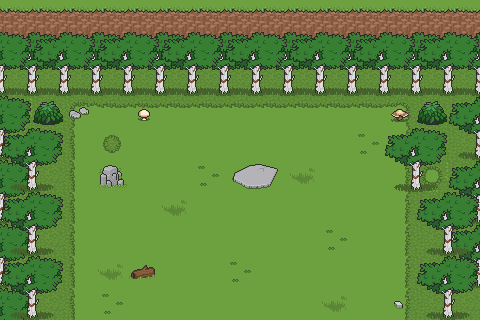

Below is a game level as drawn by its tile map, then a one-line description and the .tmx file that defines it, in full:
An orthogonal 15x10 tile map with 32x32 px tiles, 4 tile layers (floor, cliff, decor1, decor2) and 7 objects (3x box, item, playerStart, chordStart, milestone).

<map version="1.10" tiledversion="1.11.0" orientation="orthogonal" renderorder="right-down" width="15" height="10" tilewidth="32" tileheight="32" infinite="0" nextlayerid="6" nextobjectid="15">
 <editorsettings>
  <export target="../../stage_01/stage_01_10.json" format="json" />
 </editorsettings>
 <tileset firstgid="1" name="Forest-Prairie Tileset v1" tilewidth="32" tileheight="32" tilecount="567" columns="21">
  <image source="../../Forest-Prairie Tileset v1.png" width="672" height="864" />
  <tile id="80">
   <properties>
    <property name="collides" type="bool" value="true" />
   </properties>
  </tile>
  <tile id="87">
   <properties>
    <property name="collides" type="bool" value="true" />
   </properties>
  </tile>
 </tileset>
 <layer id="1" name="floor" width="15" height="10">
  <data encoding="csv">
88,88,88,88,88,88,88,88,88,88,88,88,88,88,88,
88,88,88,88,88,88,88,88,88,88,88,88,88,88,88,
88,88,88,88,88,88,88,88,88,88,88,88,88,88,88,
81,88,69,70,70,70,70,70,70,70,70,70,71,88,88,
88,88,90,103,91,91,91,91,91,91,91,304,92,88,88,
88,88,90,91,91,91,304,91,91,302,91,91,92,81,88,
88,88,90,91,91,302,91,91,91,91,91,91,92,88,88,
88,88,90,91,91,91,91,91,91,91,304,91,92,88,88,
88,88,90,302,91,91,91,304,91,91,91,91,92,88,88,
88,88,90,304,91,91,91,91,91,91,302,91,92,88,88
</data>
 </layer>
 <layer id="2" name="cliff" width="15" height="10">
  <data encoding="csv">
239,239,239,239,239,239,239,239,239,239,239,239,239,239,239,
281,281,281,281,281,281,281,281,281,281,281,281,281,281,281,
0,0,0,0,0,0,0,0,0,0,0,0,0,0,0,
0,0,0,0,0,0,0,0,0,0,0,0,0,0,0,
0,0,0,0,0,0,0,0,0,0,0,0,0,0,0,
0,0,0,0,0,0,0,0,0,0,0,0,0,0,0,
0,0,0,0,0,0,0,0,0,0,0,0,0,0,0,
0,0,0,0,0,0,0,0,0,0,0,0,0,0,0,
0,0,0,0,0,0,0,0,0,0,0,0,0,0,0,
0,0,0,0,0,0,0,0,0,0,0,0,0,0,0
</data>
 </layer>
 <layer id="3" name="decor1" width="15" height="10">
  <data encoding="csv">
0,0,0,0,0,0,0,0,0,0,0,0,0,0,0,
373,374,373,374,373,374,373,374,373,374,373,374,373,374,373,
394,395,394,395,394,395,394,395,394,395,394,395,394,395,394,
374,414,0,0,412,0,0,0,0,0,0,0,413,414,373,
395,0,0,0,0,0,0,0,0,0,0,0,0,0,394,
374,0,0,0,0,0,0,450,451,0,0,0,0,0,373,
395,0,0,0,0,0,0,0,0,0,0,0,0,0,394,
374,0,0,0,0,0,0,0,0,0,0,0,0,0,373,
395,0,0,0,0,0,0,0,0,0,0,0,0,0,394,
374,0,0,0,0,0,0,0,0,0,0,0,0,0,0
</data>
 </layer>
 <layer id="4" name="decor2" width="15" height="10">
  <data encoding="csv">
0,0,0,0,0,0,0,0,0,0,0,0,0,0,0,
374,373,374,373,374,373,374,373,374,373,374,373,374,373,374,
395,394,395,394,395,394,395,394,395,394,395,394,395,394,395,
0,0,473,0,0,0,0,0,0,0,0,0,0,0,0,
373,374,0,0,0,0,0,0,0,0,0,0,373,374,0,
394,395,0,449,0,0,0,0,0,0,0,0,394,395,0,
373,374,0,0,0,0,0,0,0,0,0,0,0,373,374,
394,395,0,0,0,0,0,0,0,0,0,0,0,394,395,
373,374,0,0,470,0,0,0,0,0,0,0,512,373,374,
394,395,0,0,0,0,0,0,0,0,0,0,533,394,395
</data>
 </layer>
 <objectgroup id="5" name="object">
  <object id="5" name="item" x="255.088" y="175.529">
   <point />
  </object>
  <object id="9" name="playerStart" x="302.428" y="286.785">
   <point />
  </object>
  <object id="10" name="chordStart" x="230.992" y="286.785">
   <point />
  </object>
  <object id="11" name="milestone" x="202.314" y="285.742">
   <point />
  </object>
  <object id="12" name="box" x="374.385" y="118.364">
   <point />
  </object>
  <object id="13" name="box" x="341.535" y="118.364">
   <point />
  </object>
  <object id="14" name="box" x="122.014" y="121.493">
   <point />
  </object>
 </objectgroup>
</map>
